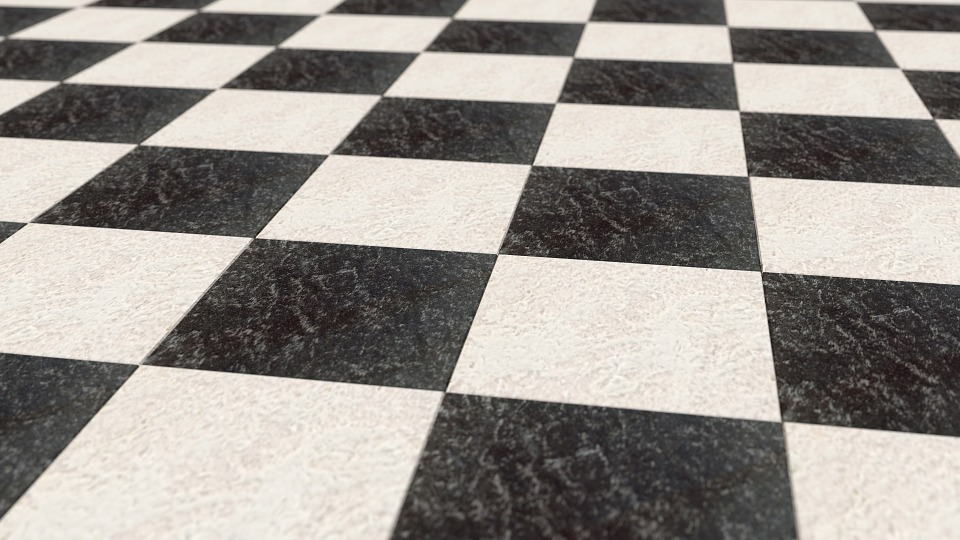
//> input picture Images/image.bmp, 960 x 540 px
$ ./main   (built with g++ and OpenCV 4)
//> lines starting //> are read from the running program, lines starting //| are printed output that depends on the picture; after the words box and inside, x2 and y2 are one past the last pixel; in counts of white or black regions, pixels touching at a corner belong together
#include "opencv2/imgcodecs.hpp"
#include "opencv2/highgui.hpp"
#include "opencv2/imgproc.hpp"

#include <iostream>

using namespace cv;
using namespace std;

vector<Vec2f> HoughLines_u2(const Mat& img, float rho_step, float theta_step, int threshold, int linesMax);

int main(int argc, char** argv)
{
	const char* filename = "../Images/image.bmp";
	//const char* filename = "../Images/image2.bmp";

	Mat src = imread(filename, IMREAD_COLOR);
//> src is the input picture: 540 rows x 960 cols, CV_8UC3; mean B, G, R 142.8, 148.3, 153.2
	if (src.empty())
	{
		cout << "can not open " << filename << endl;
		return -1;
	}

	Mat blured,dst, cdst;
	medianBlur(src, blured, 3);
	Canny(blured, dst, 60, 300, 3);
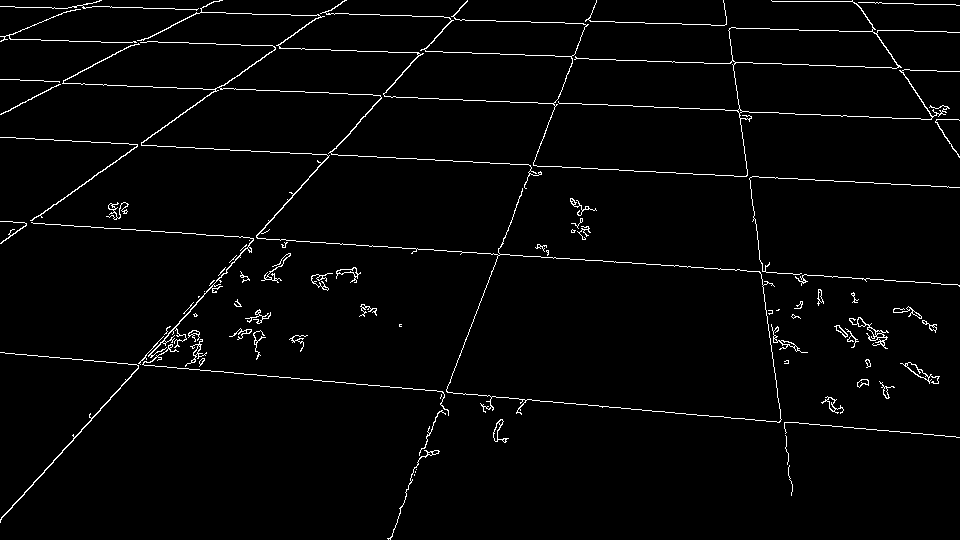
//> dst: 540 rows x 960 cols, CV_8UC1; 2.4% white in thin lines or dots
	vector<Vec2f> lines;


	lines = HoughLines_u2(dst, 1.0, CV_PI / 180.0, 150, 200);
//> after the loop in HoughLines_u2, `for (int y = 0; y < imheight; y++)`: ang = 3.14
//> after the loop in HoughLines_u2, `for (int r = 0; r < rho_max; r++)`: line_num = 29; lines = 29 items, first 12: [-717, 3], [-716, 3], [-715, 3], [1, 1.61], [2, 1.61], [3, 1.61], [36, 1.61], [38, 1.61], [72, 1.62], [75, 1.62], [81, 1.61], [83, 1.61]

	//zobrazenie ciar
	for (size_t i = 0; i < lines.size(); i++)
	{
		float rho = lines[i][0], theta = lines[i][1];
		Point pt1, pt2;
		double a = cos(theta), b = sin(theta);
		double x0 = a*rho, y0 = b*rho;
		pt1.x = cvRound(x0 + 1000 * (-b));
		pt1.y = cvRound(y0 + 1000 * (a));
		pt2.x = cvRound(x0 - 1000 * (-b));
		pt2.y = cvRound(y0 - 1000 * (a));
		line(src, pt1, pt2, Scalar(0, 255, 0), 2, CV_AA);

	}
//> this loop made 29 passes
//> (rho, theta, a, b, x0, y0) on passes 1 to 12: (-717, 3, -0.99, 0.139, 710, -99.79), (-716, 3, -0.99, 0.139, 709, -99.65), (-715, 3, -0.99, 0.139, 708, -99.51), (1, 1.61, -0.0349, 0.999, -0.0349, 0.999), (2, 1.61, -0.0349, 0.999, -0.0698, 2), (3, 1.61, -0.0349, 0.999, -0.105, 3), (36, 1.61, -0.0349, 0.999, -1.26, 35.98), (38, 1.61, -0.0349, 0.999, -1.33, 37.98), (72, 1.62, -0.0523, 0.999, -3.77, 71.9), (75, 1.62, -0.0523, 0.999, -3.93, 74.9), (81, 1.61, -0.0349, 0.999, -2.83, 80.95), (83, 1.61, -0.0349, 0.999, -2.9, 82.95)
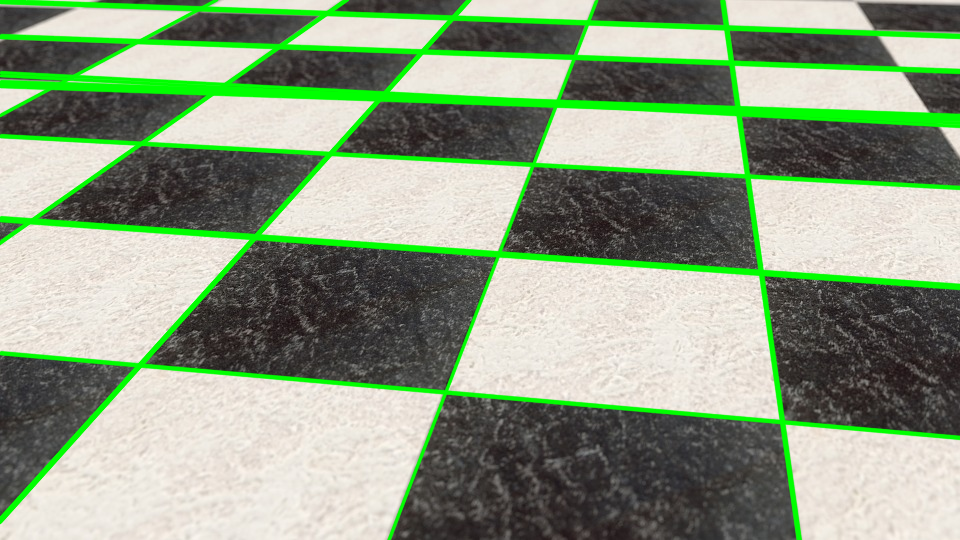
//> src: 540 rows x 960 cols, CV_8UC3; 11.25% of pixels changed, all inside (x1, y1, x2, y2) = (0, 0, 960, 540)

	imshow("source", src);

	waitKey();

	return 0;
}


vector<Vec2f> HoughLines_u2(const Mat& img, float rho_step, float theta_step, int threshold, int max_lines)
{

	vector<Vec2f> lines;

	const uchar* image = img.ptr();
	int imwidth = img.cols;
	int imheight = img.rows;

	int theta_max = cvRound(CV_PI / theta_step);
	int rho_max = cvRound((imwidth + imheight) * 2 / rho_step);

	// Create accumulator
	int *acc = new int[theta_max * rho_max];
	memset(acc, 0, sizeof(acc[0]) * (theta_max  * rho_max));

	float ang = 0.0;

	// Fill accumulator
	for (int y = 0; y < imheight; y++)
	{
		for (int x = 0; x < imwidth; x++)
		{
			// Point detected
			if (image[y * imwidth + x])
			{
				ang = 0.0;
				for (int theta = 0; theta < theta_max; theta++)
				{
					int r = cvRound((x * cos(ang) + y * sin(ang)) / rho_step) + (rho_max / 2);
					ang += theta_step;
					acc[theta * rho_max + r]++;
				}
			}
		}
	}

	// Find lines
	int line_num = 0;
	for (int r = 0; r < rho_max; r++)
	{
		for (int theta = 0; theta < theta_max; theta++)
		{
			int acc_index = theta * rho_max + r;

			if (acc[acc_index] > threshold && line_num < max_lines)
			{
				line_num++;
				int theta_index = cvRound(acc_index / rho_max);
				int r_index = acc_index - theta_index * rho_max;

				float rho_line = (r_index - rho_max / 2) * rho_step;
				float angle_line = theta_index * theta_step;
				lines.push_back(Vec2f(rho_line, angle_line));
			}
		}
	}
	return lines;
}
